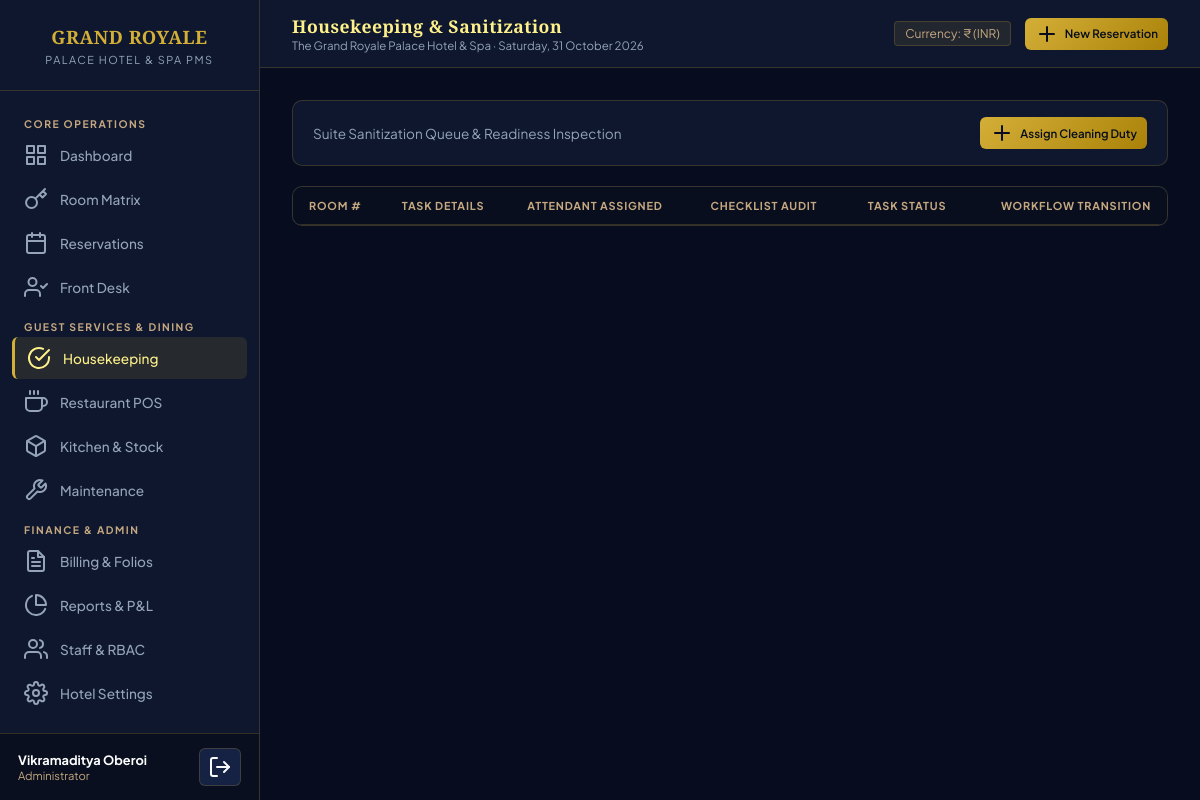
The app's page /housekeeping.php (signed in) with its own data.
### tables this page shows
CREATE TABLE `hotel_settings` (
  `id` INT PRIMARY KEY DEFAULT 1,
  `name` VARCHAR(200) NOT NULL DEFAULT 'The Grand Royale Palace Hotel & Spa',
  `tagline` VARCHAR(255) DEFAULT 'A Sanctuary of Refined Elegance & Heritage Hospitality',
  `email` VARCHAR(150) DEFAULT 'concierge@grandroyalepalace.com',
  `phone` VARCHAR(50) DEFAULT '+91 22 2847 9000',
  `address` TEXT DEFAULT NULL,
  `city` VARCHAR(100) DEFAULT 'Mumbai',
  `state` VARCHAR(100) DEFAULT 'Maharashtra',
  `country` VARCHAR(100) DEFAULT 'India',
  `pin_code` VARCHAR(20) DEFAULT '400021',
  `gstin` VARCHAR(30) DEFAULT '27AAAAA0000A1Z5',
  `currency_symbol` VARCHAR(10) DEFAULT '₹',
  `currency_code` VARCHAR(10) DEFAULT 'INR',
  `tax_rate` DECIMAL(5,2) DEFAULT 18.00,
  `service_charge_rate` DECIMAL(5,2) DEFAULT 5.00,
  `check_in_time` VARCHAR(20) DEFAULT '14:00',
  `check_out_time` VARCHAR(20) DEFAULT '11:00'
);

### config/db.php (called while the page is built, shortened)
<?php
function getHotelSettings($pdo) {
    $stmt = $pdo->query("SELECT * FROM hotel_settings WHERE id = 1");
    $settings = $stmt->fetch();
    return $settings;
}

### housekeeping.php (the view, shortened to what this page needs)
<?php
$pageTitle = 'Housekeeping & Sanitization';
require_once __DIR__ . '/includes/header.php';
?>
<div class="panel-header" style="background:var(--bg-surface);border:1px solid var(--border-color);border-radius:10px;margin-bottom:20px;">
  <div style="font-size:0.85rem;color:var(--text-muted);">
    Suite Sanitization Queue & Readiness Inspection
  </div>
  <button onclick="openModal('assignHkModal')" class="btn btn-primary btn-sm">
    <i data-feather="plus"></i> Assign Cleaning Duty
  </button>
</div>
<div class="table-panel">
  <table class="pms-table">
    <thead>
      <tr>
        <th>Room #</th>
        <th>Task Details</th>
        <th>Attendant Assigned</th>
        <th>Checklist Audit</th>
        <th style="text-align:center;">Task Status</th>
        <th style="text-align:right;">Workflow Transition</th>
      </tr>
    </thead>
  </table>
</div>
<?php require_once __DIR__ . '/includes/footer.php'; ?>

### includes/header.php (shortened to what this page needs)
<?php
require_once __DIR__ . '/../config/db.php';
$settings = getHotelSettings($pdo);
?>
<!DOCTYPE html>
<html lang="en">
<head>
  <link rel="stylesheet" href="assets/css/style.css">
</head>
<body>
<div class="app-container">
  <?php include __DIR__ . '/sidebar.php'; ?>
  <div class="main-wrapper">
    <header class="top-bar no-print">
      <div>
        <h2 style="font-size: 1.1rem; font-weight: 700; color: var(--gold-light);"><?= htmlspecialchars($pageTitle) ?></h2>
        <p style="font-size: 0.72rem; color: var(--text-muted);"><?= htmlspecialchars($settings['name']) ?> · <?= date('l, d F Y') ?></p>
      </div>
      <div style="display: flex; align-items: center; gap: 14px;">
        <span style="font-size: 0.75rem; color: var(--gold-accent); background: rgba(212,175,55,0.1); padding: 4px 10px; border-radius: 4px; border: 1px solid var(--border-color);">
          Currency: <?= htmlspecialchars($settings['currency_symbol']) ?> (<?= htmlspecialchars($settings['currency_code']) ?>)
        </span>
        <a href="bookings.php?action=new" class="btn btn-primary btn-sm">
          <i data-feather="plus"></i> New Reservation
        </a>
      </div>
    </header>
    <main class="content-body">

### assets/css/style.css (style rules this page uses)
:root { --bg-main: #070d1e; --bg-surface: #0e172e; --bg-surface-elevated: #162244; --gold-primary: #d4af37; --gold-accent: #c5a880; --gold-light: #fef08a; --gold-gradient: linear-gradient(135deg, #d4af37 0%, #aa820a 100%); --text-main: #f8fafc; --text-muted: #94a3b8; --border-color: rgba(212, 175, 55, 0.2); --border-subtle: rgba(255, 255, 255, 0.08); --status-available: #10b981; --status-occupied: #3b82f6; --status-reserved: #f59e0b; --status-dirty: #ef4444; --status-cleaning: #8b5cf6; --status-ready: #059669; --status-maintenance: #64748b; --sidebar-width: 260px; }
* { margin: 0; padding: 0; box-sizing: border-box; font-family: 'Plus Jakarta Sans', sans-serif; }
body { background-color: var(--bg-main); color: var(--text-main); min-height: 100vh; }
h1, h2, h3, .hotel-serif { font-family: 'Cinzel', serif; letter-spacing: 0.5px; }
.app-container { display: flex; min-height: 100vh; }
.main-wrapper { margin-left: var(--sidebar-width); flex: 1; display: flex; flex-direction: column; min-height: 100vh; }
.top-bar { height: 68px; background: var(--bg-surface); border-bottom: 1px solid var(--border-color); display: flex; align-items: center; justify-content: space-between; padding: 0 32px; position: sticky; top: 0; z-index: 90; }
.content-body { padding: 32px; flex: 1; }
.table-panel { background: var(--bg-surface); border: 1px solid var(--border-color); border-radius: 10px; overflow: hidden; margin-top: 20px; }
.panel-header { padding: 16px 20px; border-bottom: 1px solid var(--border-color); display: flex; justify-content: space-between; align-items: center; }
table.pms-table { width: 100%; border-collapse: collapse; text-align: left; font-size: 0.82rem; }
table.pms-table th { background: rgba(6, 11, 23, 0.7); color: var(--gold-accent); padding: 12px 16px; text-transform: uppercase; font-size: 0.68rem; letter-spacing: 0.8px; border-bottom: 1px solid var(--border-color); }
.btn { padding: 8px 16px; border-radius: 6px; font-size: 0.8rem; font-weight: 600; cursor: pointer; border: none; display: inline-flex; align-items: center; gap: 6px; text-decoration: none; transition: all 0.2s; }
.btn-primary { background: var(--gold-gradient); color: #070d1e; }
.btn-sm { padding: 4px 10px; font-size: 0.72rem; }

### records on screen
hotel_settings: name "The Grand Royale Palace Hotel & Spa", currency_symbol "₹", currency_code "INR"

### other values on screen
$user['name'] "Vikramaditya Oberoi"
$user['role'] "Administrator"
$pageTitle "Housekeeping & Sanitization"
